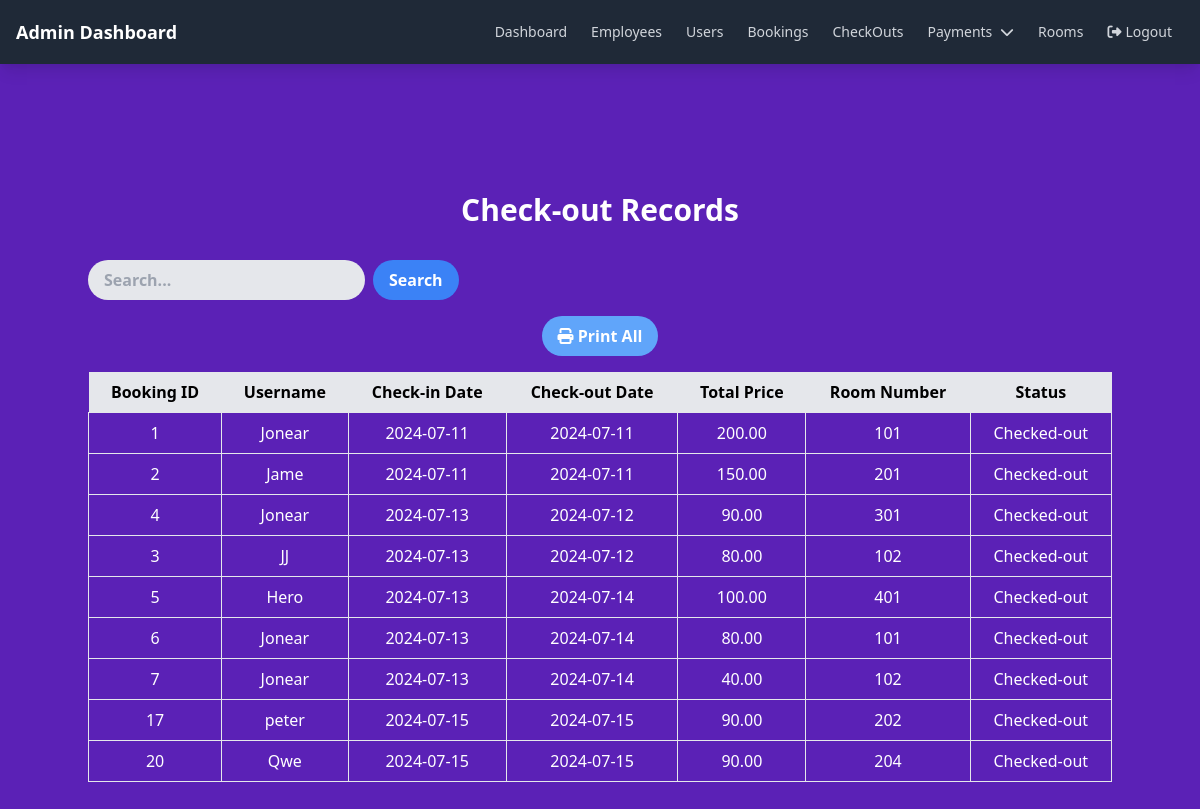
The page /checkout.php on the database its author committed.
### tables this page shows
CREATE TABLE `checkin_out` (
  `checkin_out_id` int(11) NOT NULL,
  `booking_id` int(11) NOT NULL,
  `checkin_date` date NOT NULL,
  `checkout_date` date NOT NULL,
  `total_price` decimal(10,2) NOT NULL,
  `room_number` varchar(50) NOT NULL,
  `status` enum('Checked-in','Checked-out') NOT NULL,
  `user_id` int(11) NOT NULL
);

CREATE TABLE `users` (
  `user_id` int(11) NOT NULL,
  `username` varchar(255) NOT NULL,
  `email` varchar(255) NOT NULL,
  `phone` varchar(20) NOT NULL,
  `password` varchar(255) NOT NULL
);

### checkout.php (the view, shortened to what this page needs)
<?php
require_once 'dbconnection.php';
$search = '';
$query = "SELECT c.*, u.username FROM checkin_out c JOIN users u ON c.user_id = u.user_id WHERE 1=1";
$result = mysqli_query($conn, $query);
$checkin_out_records = mysqli_fetch_all($result, MYSQLI_ASSOC);
?>
<!DOCTYPE html>
<html lang="en">
<head>
    <link href="https://cdn.jsdelivr.net/npm/tailwindcss@2.2.19/dist/tailwind.min.css" rel="stylesheet">
    <link rel="stylesheet" href="https://cdnjs.cloudflare.com/ajax/libs/font-awesome/6.0.0-beta3/css/all.min.css">
</head>
<body class="bg-purple-800 text-white">
    <?php include 'bar.php'; ?>
    <div class="flex-1 p-8">
        <div class="container mx-auto py-8">
            <h1 class="text-3xl font-bold mb-8 text-center">Check-out Records</h1>
            <form action="<?php echo htmlspecialchars($_SERVER["PHP_SELF"]); ?>" method="get" class="mb-4">
                <div class="flex items-center">
                    <input type="text" name="search" value="<?php echo htmlspecialchars($search); ?>" placeholder="Search..." class="bg-gray-200 text-black font-bold py-2 px-4 rounded-full">
                    <button type="submit" class="bg-blue-500 hover:bg-blue-700 text-white font-bold py-2 px-4 rounded-full ml-2">Search</button>
                </div>
            </form>
            <div class="mb-4 text-center">
                <form method="post" action="">
                    <button type="submit" name="generate_pdf" class="bg-blue-400 hover:bg-green-700 text-white font-bold py-2 px-4 rounded-full">
                        <i class="fas fa-print"></i> Print All
                    </button>
                </form>
            </div>
            <div class="overflow-x-auto">
                <table class="table-auto w-full">
                    <thead>
                        <tr class="bg-gray-200 text-black">
                            <th class="px-4 py-2">Booking ID</th>
                            <th class="px-4 py-2">Username</th>
                            <th class="px-4 py-2">Check-in Date</th>
                            <th class="px-4 py-2">Check-out Date</th>
                            <th class="px-4 py-2">Total Price</th>
                            <th class="px-4 py-2">Room Number</th>
                            <th class="px-4 py-2">Status</th>
                        </tr>
                    </thead>
                    <tbody>
                        <?php foreach ($checkin_out_records as $record): ?>
                            <tr class="text-center">
                                <td class="border px-4 py-2"><?php echo $record['booking_id']; ?></td>
                                <td class="border px-4 py-2"><?php echo $record['username']; ?></td>
                                <td class="border px-4 py-2"><?php echo $record['checkin_date']; ?></td>
                                <td class="border px-4 py-2"><?php echo $record['checkout_date']; ?></td>
                                <td class="border px-4 py-2"><?php echo $record['total_price']; ?></td>
                                <td class="border px-4 py-2"><?php echo $record['room_number']; ?></td>
                                <td class="border px-4 py-2"><?php echo $record['status']; ?></td>
                            </tr>
                        <?php endforeach; ?>
                    </tbody>
                </table>
            </div>
        </div>
    </div>
</body>
</html>

### rows shown on the page
checkin_out: booking "1", user.username "Jonear", checkin_date "2024-07-11", checkout_date "2024-07-11", total_price "200.00", room_number "101", status "Checked-out"
checkin_out: booking "2", user.username "Jame", checkin_date "2024-07-11", checkout_date "2024-07-11", total_price "150.00", room_number "201", status "Checked-out"
checkin_out: booking "4", user.username "Jonear", checkin_date "2024-07-13", checkout_date "2024-07-12", total_price "90.00", room_number "301", status "Checked-out"
checkin_out: booking "3", user.username "JJ", checkin_date "2024-07-13", checkout_date "2024-07-12", total_price "80.00", room_number "102", status "Checked-out"
checkin_out: booking "5", user.username "Hero", checkin_date "2024-07-13", checkout_date "2024-07-14", total_price "100.00", room_number "401", status "Checked-out"
checkin_out: booking "6", user.username "Jonear", checkin_date "2024-07-13", checkout_date "2024-07-14", total_price "80.00", room_number "101", status "Checked-out"
checkin_out: booking "7", user.username "Jonear", checkin_date "2024-07-13", checkout_date "2024-07-14", total_price "40.00", room_number "102", status "Checked-out"
checkin_out: booking "17", user.username "peter", checkin_date "2024-07-15", checkout_date "2024-07-15", total_price "90.00", room_number "202", status "Checked-out"
checkin_out: booking "20", user.username "Qwe", checkin_date "2024-07-15", checkout_date "2024-07-15", total_price "90.00", room_number "204", status "Checked-out"
